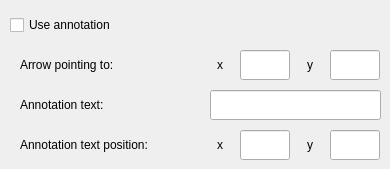
                  <widget class="QWidget" name="page_16">
                   <widget class="QLabel" name="label_59">
                    <property name="geometry">
                     <rect>
                      <x>20</x>
                      <y>90</y>
                      <width>180</width>
                      <height>30</height>
                     </rect>
                    </property>
                    <property name="minimumSize">
                     <size>
                      <width>180</width>
                      <height>30</height>
                     </size>
                    </property>
                    <property name="text">
                     <string>Annotation text:</string>
                    </property>
                   </widget>
                   <widget class="QLineEdit" name="plot1DAnnotation_LE">
                    <property name="geometry">
                     <rect>
                      <x>210</x>
                      <y>90</y>
                      <width>171</width>
                      <height>30</height>
                     </rect>
                    </property>
                    <property name="minimumSize">
                     <size>
                      <width>42</width>
                      <height>22</height>
                     </size>
                    </property>
                   </widget>
                   <widget class="QLineEdit" name="plot1DAnnotationArrowX_LE">
                    <property name="geometry">
                     <rect>
                      <x>240</x>
                      <y>50</y>
                      <width>50</width>
                      <height>30</height>
                     </rect>
                    </property>
                    <property name="minimumSize">
                     <size>
                      <width>42</width>
                      <height>22</height>
                     </size>
                    </property>
                   </widget>
                   <widget class="QLineEdit" name="plot1DAnnotationArrowY_LE">
                    <property name="geometry">
                     <rect>
                      <x>330</x>
                      <y>50</y>
                      <width>50</width>
                      <height>30</height>
                     </rect>
                    </property>
                    <property name="minimumSize">
                     <size>
                      <width>42</width>
                      <height>22</height>
                     </size>
                    </property>
                   </widget>
                   <widget class="QLabel" name="label_60">
                    <property name="geometry">
                     <rect>
                      <x>20</x>
                      <y>50</y>
                      <width>180</width>
                      <height>30</height>
                     </rect>
                    </property>
                    <property name="minimumSize">
                     <size>
                      <width>180</width>
                      <height>30</height>
                     </size>
                    </property>
                    <property name="text">
                     <string>Arrow pointing to:</string>
                    </property>
                   </widget>
                   <widget class="QLabel" name="label_61">
                    <property name="geometry">
                     <rect>
                      <x>200</x>
                      <y>50</y>
                      <width>40</width>
                      <height>30</height>
                     </rect>
                    </property>
                    <property name="minimumSize">
                     <size>
                      <width>0</width>
                      <height>30</height>
                     </size>
                    </property>
                    <property name="text">
                     <string>x</string>
                    </property>
                    <property name="alignment">
                     <set>Qt::AlignCenter</set>
                    </property>
                   </widget>
                   <widget class="QLabel" name="label_62">
                    <property name="geometry">
                     <rect>
                      <x>290</x>
                      <y>50</y>
                      <width>40</width>
                      <height>30</height>
                     </rect>
                    </property>
                    <property name="minimumSize">
                     <size>
                      <width>0</width>
                      <height>30</height>
                     </size>
                    </property>
                    <property name="text">
                     <string>y</string>
                    </property>
                    <property name="alignment">
                     <set>Qt::AlignCenter</set>
                    </property>
                   </widget>
                   <widget class="QLabel" name="label_63">
                    <property name="geometry">
                     <rect>
                      <x>20</x>
                      <y>130</y>
                      <width>180</width>
                      <height>30</height>
                     </rect>
                    </property>
                    <property name="minimumSize">
                     <size>
                      <width>180</width>
                      <height>30</height>
                     </size>
                    </property>
                    <property name="text">
                     <string>Annotation text position:</string>
                    </property>
                   </widget>
                   <widget class="QLineEdit" name="lineEdit_3">
                    <property name="geometry">
                     <rect>
                      <x>240</x>
                      <y>130</y>
                      <width>50</width>
                      <height>30</height>
                     </rect>
                    </property>
                    <property name="minimumSize">
                     <size>
                      <width>42</width>
                      <height>22</height>
                     </size>
                    </property>
                   </widget>
                   <widget class="QLabel" name="label_64">
                    <property name="geometry">
                     <rect>
                      <x>290</x>
                      <y>130</y>
                      <width>40</width>
                      <height>30</height>
                     </rect>
                    </property>
                    <property name="minimumSize">
                     <size>
                      <width>0</width>
                      <height>30</height>
                     </size>
                    </property>
                    <property name="text">
                     <string>y</string>
                    </property>
                    <property name="alignment">
                     <set>Qt::AlignCenter</set>
                    </property>
                   </widget>
                   <widget class="QLabel" name="label_65">
                    <property name="geometry">
                     <rect>
                      <x>200</x>
                      <y>130</y>
                      <width>40</width>
                      <height>30</height>
                     </rect>
                    </property>
                    <property name="minimumSize">
                     <size>
                      <width>0</width>
                      <height>30</height>
                     </size>
                    </property>
                    <property name="text">
                     <string>x</string>
                    </property>
                    <property name="alignment">
                     <set>Qt::AlignCenter</set>
                    </property>
                   </widget>
                   <widget class="QLineEdit" name="lineEdit_4">
                    <property name="geometry">
                     <rect>
                      <x>330</x>
                      <y>130</y>
                      <width>50</width>
                      <height>30</height>
                     </rect>
                    </property>
                    <property name="minimumSize">
                     <size>
                      <width>42</width>
                      <height>22</height>
                     </size>
                    </property>
                   </widget>
                   <widget class="QCheckBox" name="checkBox">
                    <property name="geometry">
                     <rect>
                      <x>10</x>
                      <y>10</y>
                      <width>150</width>
                      <height>30</height>
                     </rect>
                    </property>
                    <property name="minimumSize">
                     <size>
                      <width>150</width>
                      <height>30</height>
                     </size>
                    </property>
                    <property name="text">
                     <string>Use annotation</string>
                    </property>
                   </widget>
                  </widget>
